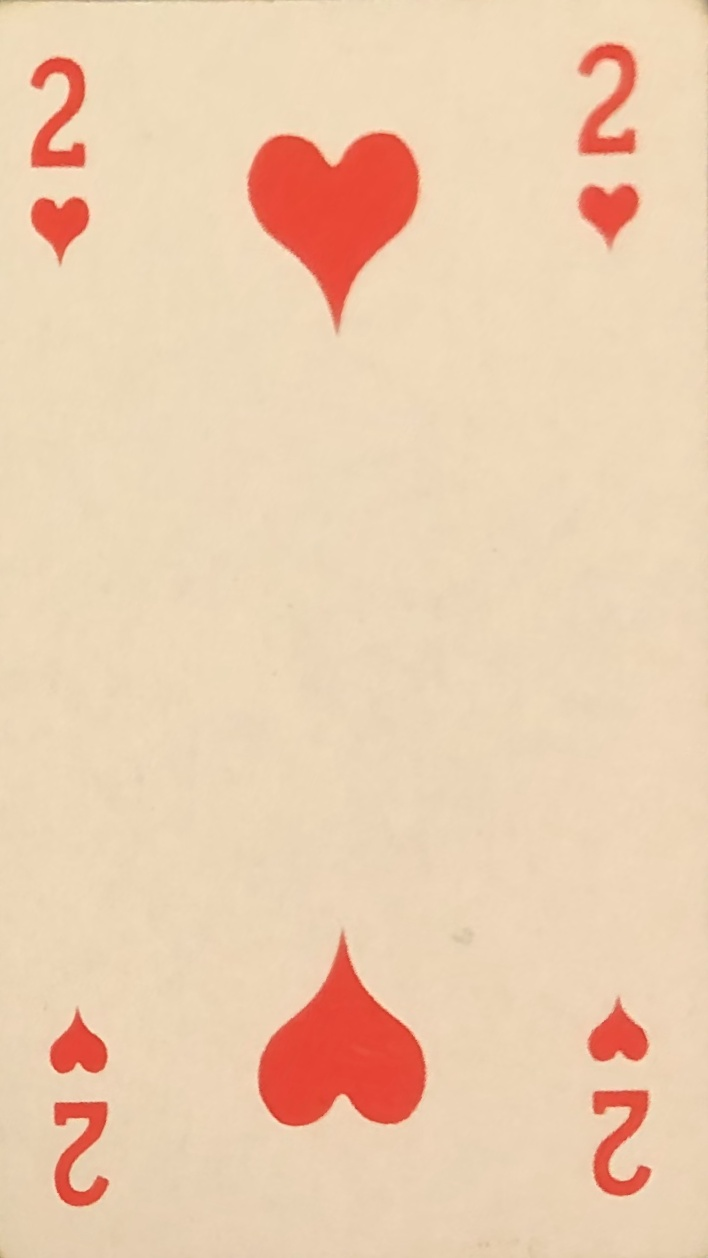
#> input picture presentation assets/1.jpg, 708 x 1258 px, found by its file name
$ python jackbot.py
#> lines starting #> are read from the running program, lines starting #| are printed output that depends on the picture; after the words box and inside, x2 and y2 are one past the last pixel; in counts of white or black regions, pixels touching at a corner belong together
### classifier.py
from skimage import io as skio
import numpy as np
from skimage.transform import resize
import matplotlib.pyplot as plt
import cv2 as cv

def binarize(img):
    """
    convert image to grayscale and then threshold it to become a binary map
    :param img: input image prefrably from skio
    :return: thresholded binary image
    """
    image = cv.cvtColor(img, cv.COLOR_BGR2GRAY)
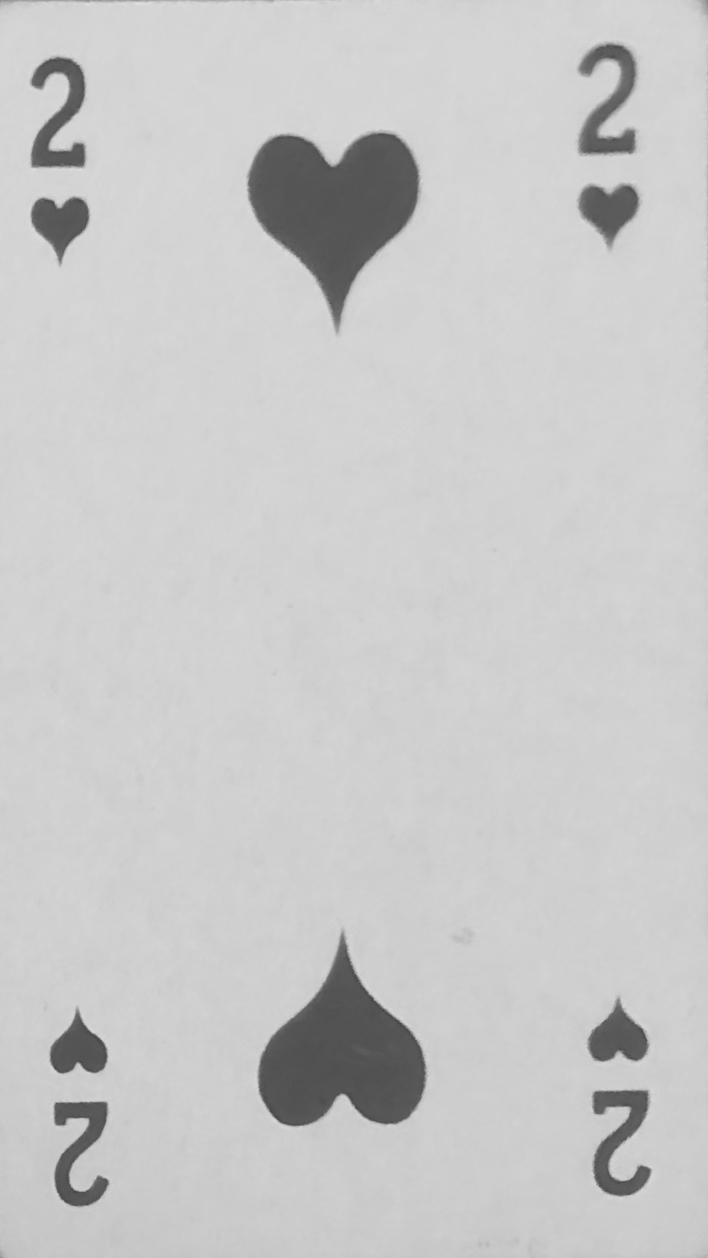
#> image: shape (1258, 708); min 65, max 227, mean 200.4
#> img is the input picture: shape (1258, 708, 3); mean R, G, B 236.1, 205.8, 176.5
    image = cv.GaussianBlur(image, (3, 3), 0)
    ret, image = cv.threshold(image, 0, 255, cv.THRESH_BINARY_INV | cv.THRESH_OTSU)
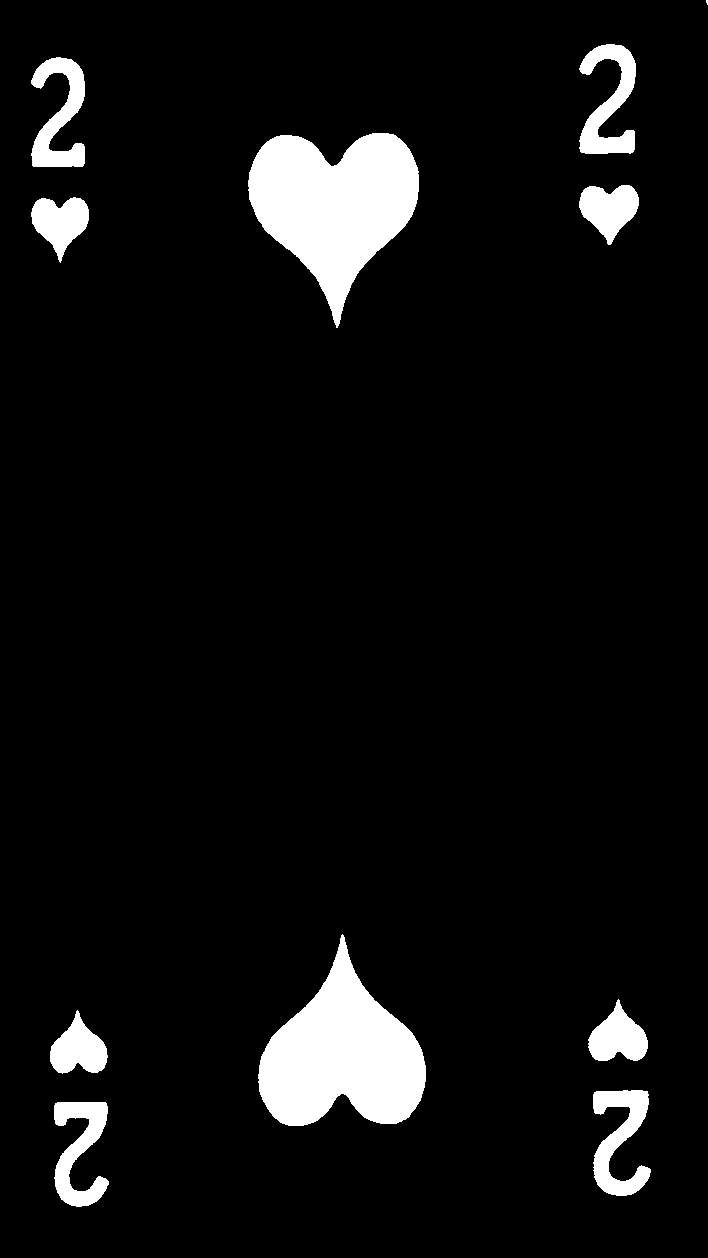
#> image: shape (1258, 708); 6.6% white; 11 white regions (1 under 20 px), largest, box (x1, y1, x2, y2) and area: (248, 133, 419, 328) 19047, (258, 934, 426, 1126) 18258, (593, 1090, 651, 1196) 3144
#> ret = 149
    return image

# [5 lines left out: function binarize2, not called in this run]

def load_dict(ranks_to_load = ['1', '2', '3', '4', '5', '6', '7', '8', '9', '10', 'valet', 'dame', 'roi'],
              suits_to_load = ['hearts', 'diamonds', 'clubs', 'spades']):
    """
    generate the "ground truth" labelled datasets to compare against
    :param ranks_to_load: default: all
    :param suits_to_load: default: all
    :return: ranks, suits dictionaries with labels as keys and images as values
    """

    ranks = {}
    suits = {}
    for rank in ranks_to_load:
#> (the run stopped early here; a loop or call above may not have finished)
